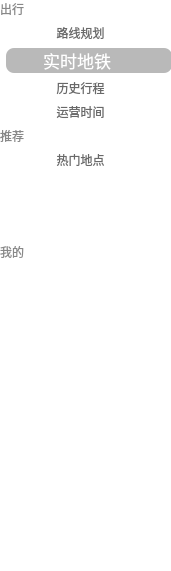
  <widget class="QWidget" name="menuWidget" native="true">
   <property name="geometry">
    <rect>
     <x>30</x>
     <y>70</y>
     <width>171</width>
     <height>571</height>
    </rect>
   </property>
   <property name="styleSheet">
    <string notr="true">background-color: rgba(255, 255, 255, 0);</string>
   </property>
   <widget class="QWidget" name="verticalLayoutWidget">
    <property name="geometry">
     <rect>
      <x>0</x>
      <y>0</y>
      <width>172</width>
      <height>261</height>
     </rect>
    </property>
    <layout class="QVBoxLayout" name="menu">
     <item>
      <widget class="QPushButton" name="travel">
       <property name="styleSheet">
        <string notr="true">font: 700 9pt &quot;微软雅黑&quot;;
color: rgb(136, 136, 136);
background:transparent;
border-width:0;
border-style:outset;
text-align : left;</string>
       </property>
       <property name="text">
        <string>出行</string>
       </property>
      </widget>
     </item>
     <item>
      <layout class="QFormLayout" name="formLayout_3">
       <item row="0" column="1">
        <widget class="QPushButton" name="routePlanning">
         <property name="styleSheet">
          <string notr="true">QPushButton { 
background:transparent;
border-width:0;
border-style:outset;
font: 13pt &quot;微软雅黑&quot;;
color: rgba(0, 0, 0, 150);
 } 

QPushButton:hover { 
background-color: rgba(0,0,0,20);
border-radius: 8px;
}
</string>
         </property>
         <property name="text">
          <string>路线规划     </string>
         </property>
         <property name="icon">
          <iconset resource="image.qrc">
           <normaloff>:/new/prefix1/image/routePlanningIcon.png</normaloff>:/new/prefix1/image/routePlanningIcon.png</iconset>
         </property>
         <property name="iconSize">
          <size>
           <width>15</width>
           <height>15</height>
          </size>
         </property>
        </widget>
       </item>
       <item row="1" column="1">
        <widget class="QPushButton" name="realTime_2">
         <property name="styleSheet">
          <string notr="true">font: 13pt Microsoft YaHei UI;color: rgb(255, 255, 255);border-radius: 8px;background-color: rgba(0,0,0, 70);</string>
         </property>
         <property name="text">
          <string>实时地铁     </string>
         </property>
         <property name="icon">
          <iconset resource="image.qrc">
           <normaloff>:/new/prefix1/image/realTimeIcon.png</normaloff>:/new/prefix1/image/realTimeIcon.png</iconset>
         </property>
         <property name="iconSize">
          <size>
           <width>15</width>
           <height>15</height>
          </size>
         </property>
        </widget>
       </item>
       <item row="2" column="1">
        <widget class="QPushButton" name="historyRoute">
         <property name="styleSheet">
          <string notr="true">QPushButton { 
background:transparent;
border-width:0;
border-style:outset;
font: 13pt &quot;微软雅黑&quot;;
color: rgba(0, 0, 0, 150);
 } 

QPushButton:hover { 
background-color: rgba(0,0,0,20);
border-radius: 8px;
}
</string>
         </property>
         <property name="text">
          <string>历史行程     </string>
         </property>
         <property name="icon">
          <iconset resource="image.qrc">
           <normaloff>:/new/prefix1/image/operationTimeIcon.png</normaloff>:/new/prefix1/image/operationTimeIcon.png</iconset>
         </property>
         <property name="iconSize">
          <size>
           <width>15</width>
           <height>15</height>
          </size>
         </property>
        </widget>
       </item>
       <item row="3" column="1">
        <widget class="QPushButton" name="operationTime">
         <property name="styleSheet">
          <string notr="true">QPushButton { 
background:transparent;
border-width:0;
border-style:outset;
font: 13pt &quot;微软雅黑&quot;;
color: rgba(0, 0, 0, 150);
 } 

QPushButton:hover { 
background-color: rgba(0,0,0,20);
border-radius: 8px;
}
</string>
         </property>
         <property name="text">
          <string>运营时间     </string>
         </property>
         <property name="icon">
          <iconset resource="image.qrc">
           <normaloff>:/new/prefix1/image/historyRouteIcon.png</normaloff>:/new/prefix1/image/historyRouteIcon.png</iconset>
         </property>
         <property name="iconSize">
          <size>
           <width>15</width>
           <height>15</height>
          </size>
         </property>
        </widget>
       </item>
      </layout>
     </item>
     <item>
      <widget class="QPushButton" name="recommend">
       <property name="styleSheet">
        <string notr="true">font: 700 9pt &quot;微软雅黑&quot;;
color: rgb(136, 136, 136);
background:transparent;
border-width:0;
border-style:outset;
text-align : left;</string>
       </property>
       <property name="text">
        <string>推荐</string>
       </property>
      </widget>
     </item>
     <item>
      <layout class="QFormLayout" name="formLayout_5">
       <item row="0" column="1">
        <widget class="QPushButton" name="hotPlace">
         <property name="styleSheet">
          <string notr="true">QPushButton { 
background:transparent;
border-width:0;
border-style:outset;
font: 13pt &quot;微软雅黑&quot;;
color: rgba(0, 0, 0, 150);
 } 

QPushButton:hover { 
background-color: rgba(0,0,0,20);
border-radius: 8px;
}
</string>
         </property>
         <property name="text">
          <string>热门地点     </string>
         </property>
         <property name="icon">
          <iconset resource="image.qrc">
           <normaloff>:/new/prefix1/image/hotPlaceIcon.png</normaloff>:/new/prefix1/image/hotPlaceIcon.png</iconset>
         </property>
         <property name="iconSize">
          <size>
           <width>15</width>
           <height>15</height>
          </size>
         </property>
        </widget>
       </item>
      </layout>
     </item>
     <item>
      <widget class="QPushButton" name="person">
       <property name="styleSheet">
        <string notr="true">font: 700 9pt &quot;微软雅黑&quot;;
color: rgb(136, 136, 136);
background:transparent;
border-width:0;
border-style:outset;
text-align : left;</string>
       </property>
       <property name="text">
        <string>我的</string>
       </property>
      </widget>
     </item>
    </layout>
   </widget>
  </widget>
